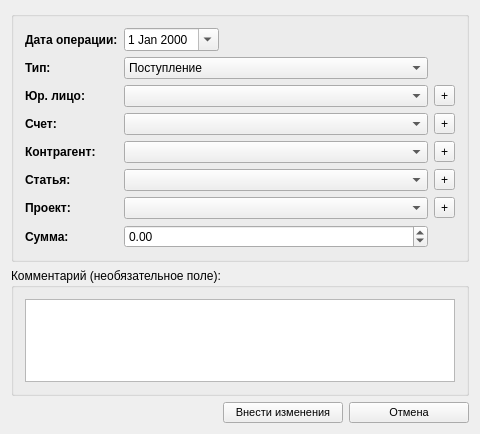
<?xml version="1.0" encoding="UTF-8"?>
<ui version="4.0">
 <class>ZOperationsForm</class>
 <widget class="QWidget" name="ZOperationsForm">
  <property name="geometry">
   <rect>
    <x>0</x>
    <y>0</y>
    <width>480</width>
    <height>434</height>
   </rect>
  </property>
  <property name="minimumSize">
   <size>
    <width>480</width>
    <height>400</height>
   </size>
  </property>
  <property name="windowTitle">
   <string>Добавление (изменение) данных по операции</string>
  </property>
  <property name="windowIcon">
   <iconset resource="../plan_fakt.qrc">
    <normaloff>:/images/add.png</normaloff>:/images/add.png</iconset>
  </property>
  <property name="styleSheet">
   <string notr="true"/>
  </property>
  <layout class="QVBoxLayout" name="verticalLayout">
   <item>
    <widget class="QGroupBox" name="requiredBox">
     <property name="title">
      <string/>
     </property>
     <layout class="QGridLayout" name="gridLayout_2">
      <item row="0" column="0">
       <widget class="QLabel" name="nameText">
        <property name="font">
         <font>
          <weight>75</weight>
          <bold>true</bold>
         </font>
        </property>
        <property name="text">
         <string>Дата операции:</string>
        </property>
       </widget>
      </item>
      <item row="0" column="1">
       <widget class="QDateEdit" name="dateEdit">
        <property name="calendarPopup">
         <bool>true</bool>
        </property>
       </widget>
      </item>
      <item row="0" column="2">
       <spacer name="horizontalSpacer_2">
        <property name="orientation">
         <enum>Qt::Horizontal</enum>
        </property>
        <property name="sizeHint" stdset="0">
         <size>
          <width>225</width>
          <height>20</height>
         </size>
        </property>
       </spacer>
      </item>
      <item row="1" column="0">
       <widget class="QLabel" name="nameText_4">
        <property name="font">
         <font>
          <weight>75</weight>
          <bold>true</bold>
         </font>
        </property>
        <property name="text">
         <string>Тип:</string>
        </property>
       </widget>
      </item>
      <item row="1" column="1" colspan="2">
       <widget class="QComboBox" name="cboType">
        <item>
         <property name="text">
          <string>Поступление</string>
         </property>
        </item>
        <item>
         <property name="text">
          <string>Выплата</string>
         </property>
        </item>
        <item>
         <property name="text">
          <string>Перемещение</string>
         </property>
        </item>
       </widget>
      </item>
      <item row="2" column="0">
       <widget class="QLabel" name="nameText_2">
        <property name="font">
         <font>
          <weight>75</weight>
          <bold>true</bold>
         </font>
        </property>
        <property name="text">
         <string>Юр. лицо:</string>
        </property>
       </widget>
      </item>
      <item row="2" column="1" colspan="2">
       <widget class="QComboBox" name="cboUrPerson"/>
      </item>
      <item row="2" column="3">
       <widget class="QToolButton" name="cmdAddUrPerson">
        <property name="toolTip">
         <string>Добавить</string>
        </property>
        <property name="text">
         <string>+</string>
        </property>
       </widget>
      </item>
      <item row="4" column="0">
       <widget class="QLabel" name="nameText_3">
        <property name="font">
         <font>
          <weight>75</weight>
          <bold>true</bold>
         </font>
        </property>
        <property name="text">
         <string>Контрагент:</string>
        </property>
       </widget>
      </item>
      <item row="4" column="1" colspan="2">
       <widget class="QComboBox" name="cboPartner"/>
      </item>
      <item row="4" column="3">
       <widget class="QToolButton" name="cmdAddPartner">
        <property name="toolTip">
         <string>Добавить</string>
        </property>
        <property name="text">
         <string>+</string>
        </property>
       </widget>
      </item>
      <item row="5" column="0">
       <widget class="QLabel" name="nameText_9">
        <property name="font">
         <font>
          <weight>75</weight>
          <bold>true</bold>
         </font>
        </property>
        <property name="text">
         <string>Статья:</string>
        </property>
       </widget>
      </item>
      <item row="5" column="1" colspan="2">
       <widget class="QComboBox" name="cboSection"/>
      </item>
      <item row="5" column="3">
       <widget class="QToolButton" name="cmdAddSection">
        <property name="toolTip">
         <string>Добавить</string>
        </property>
        <property name="text">
         <string>+</string>
        </property>
       </widget>
      </item>
      <item row="6" column="0">
       <widget class="QLabel" name="nameText_8">
        <property name="font">
         <font>
          <weight>75</weight>
          <bold>true</bold>
         </font>
        </property>
        <property name="text">
         <string>Проект:</string>
        </property>
       </widget>
      </item>
      <item row="6" column="1" colspan="2">
       <widget class="QComboBox" name="cboProject"/>
      </item>
      <item row="6" column="3">
       <widget class="QToolButton" name="cmdAddProject">
        <property name="toolTip">
         <string>Добавить</string>
        </property>
        <property name="text">
         <string>+</string>
        </property>
       </widget>
      </item>
      <item row="7" column="0">
       <widget class="QLabel" name="nameText_7">
        <property name="font">
         <font>
          <weight>75</weight>
          <bold>true</bold>
         </font>
        </property>
        <property name="text">
         <string>Сумма:</string>
        </property>
       </widget>
      </item>
      <item row="7" column="1" colspan="2">
       <widget class="QDoubleSpinBox" name="dValue">
        <property name="minimum">
         <double>-999999999.000000000000000</double>
        </property>
        <property name="maximum">
         <double>999999999.000000000000000</double>
        </property>
       </widget>
      </item>
      <item row="3" column="0">
       <widget class="QLabel" name="nameText_5">
        <property name="font">
         <font>
          <weight>75</weight>
          <bold>true</bold>
         </font>
        </property>
        <property name="text">
         <string>Счет:</string>
        </property>
       </widget>
      </item>
      <item row="3" column="1" colspan="2">
       <widget class="QComboBox" name="cboAccount"/>
      </item>
      <item row="3" column="3">
       <widget class="QToolButton" name="cmdAddAccount">
        <property name="toolTip">
         <string>Добавить</string>
        </property>
        <property name="text">
         <string>+</string>
        </property>
       </widget>
      </item>
     </layout>
    </widget>
   </item>
   <item>
    <widget class="QGroupBox" name="pnlComment">
     <property name="title">
      <string>Комментарий (необязательное поле):</string>
     </property>
     <layout class="QGridLayout" name="gridLayout">
      <item row="0" column="0">
       <widget class="QTextEdit" name="txtComment"/>
      </item>
     </layout>
    </widget>
   </item>
   <item>
    <layout class="QHBoxLayout" name="horizontalLayout">
     <item>
      <spacer name="horizontalSpacer">
       <property name="orientation">
        <enum>Qt::Horizontal</enum>
       </property>
       <property name="sizeHint" stdset="0">
        <size>
         <width>40</width>
         <height>20</height>
        </size>
       </property>
      </spacer>
     </item>
     <item>
      <widget class="QPushButton" name="cmdSave">
       <property name="minimumSize">
        <size>
         <width>120</width>
         <height>0</height>
        </size>
       </property>
       <property name="font">
        <font>
         <family>MS Shell Dlg 2</family>
         <pointsize>8</pointsize>
        </font>
       </property>
       <property name="text">
        <string>Внести изменения</string>
       </property>
       <property name="icon">
        <iconset resource="../plan_fakt.qrc">
         <normaloff>:/images/add.png</normaloff>:/images/add.png</iconset>
       </property>
       <property name="iconSize">
        <size>
         <width>24</width>
         <height>24</height>
        </size>
       </property>
      </widget>
     </item>
     <item>
      <widget class="QPushButton" name="cmdCancel">
       <property name="minimumSize">
        <size>
         <width>120</width>
         <height>0</height>
        </size>
       </property>
       <property name="font">
        <font>
         <family>MS Shell Dlg 2</family>
         <pointsize>8</pointsize>
        </font>
       </property>
       <property name="text">
        <string>Отмена</string>
       </property>
       <property name="icon">
        <iconset resource="../plan_fakt.qrc">
         <normaloff>:/images/error.png</normaloff>:/images/error.png</iconset>
       </property>
       <property name="iconSize">
        <size>
         <width>24</width>
         <height>24</height>
        </size>
       </property>
      </widget>
     </item>
    </layout>
   </item>
  </layout>
 </widget>
 <layoutdefault spacing="6" margin="11"/>
 <resources>
  <include location="../plan_fakt.qrc"/>
  <include location="../plan_fakt.qrc"/>
  <include location="../plan_fakt.qrc"/>
  <include location="../plan_fakt.qrc"/>
  <include location="../plan_fakt.qrc"/>
  <include location="../plan_fakt.qrc"/>
 </resources>
 <connections>
  <connection>
   <sender>cmdCancel</sender>
   <signal>clicked()</signal>
   <receiver>ZOperationsForm</receiver>
   <slot>close()</slot>
   <hints>
    <hint type="sourcelabel">
     <x>423</x>
     <y>337</y>
    </hint>
    <hint type="destinationlabel">
     <x>246</x>
     <y>181</y>
    </hint>
   </hints>
  </connection>
 </connections>
</ui>
